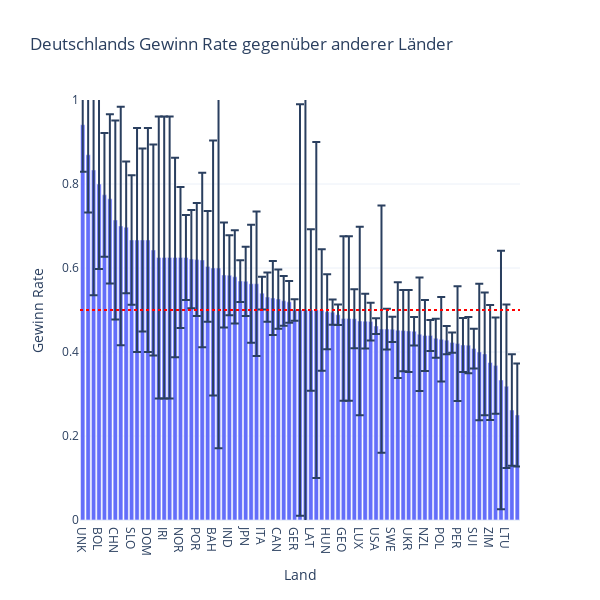

Write notebook code for a chart like this one.
### Code cell
# Germanys win rate against other countries
germanys_wins = win_counts.loc[win_counts["winner_ioc"] == "GER"].sort_values(by="win_rate", ascending=False)
px.bar(germanys_wins, x="loser_ioc", y="win_rate", title="Deutschlands Gewinn Rate gegenüber anderer Länder",
       height=600, width=600, range_y=[0, 1], labels={
        "loser_ioc": "Land",
        "win_rate": "Gewinn Rate"
    }, error_y="win_rate_ci", template="plotly_white").add_hline(y=0.5, line_dash="dot", line_color="red")

### Figure 1 — Plotly figure (JSON) as saved in the notebook; plotly's stock layout.template omitted (floating-point values rounded to 4 significant figures)
{"data": [{"alignmentgroup": "True", "error_y": {"array": [0.1119, 0.1376, 0.2982, 0.2024, 0.1472, 0.2016, 0.2366, 0.284, 0.1568, 0.154, 0.2667, 0.2178, 0.2667, 0.251, 0.3355, 0.3355, 0.3355, 0.2372, 0.1677, 0.1012, 0.117, 0.1345, 0.2077, 0.1317, 0.3036, 0.4294, 0.1247, 0.09524, 0.111, 0.04993, 0.08234, 0.1403, 0.1719, 0.03876, 0.05877, 0.08822, 0.07063, 0.05915, 0.04978, 0.02588, 0.49, 0.693, 0.1922, 0.4001, 0.1445, 0.08909, 0.02989, 0.02452, 0.1958, 0.1958, 0.0703, 0.2245, 0.0651, 0.04504, 0.01874, 0.2943, 0.04838, 0.0302, 0.1142, 0.09657, 0.09751, 0.03384, 0.135, 0.08467, 0.03679, 0.04645, 0.1006, 0.03354, 0.02394, 0.1368, 0.06399, 0.06683, 0.04735, 0.1623, 0.1461, 0.137, 0.1146, 0.308, 0.1946, 0.133, 0.1225]}, "hovertemplate": "Land=%{x}<br>Gewinn Rate=%{y}<extra></extra>", "legendgroup": "", "marker": {"color": "#636efa", "pattern": {"shape": ""}}, "name": "", "offsetgroup": "", "orientation": "v", "showlegend": false, "textposition": "auto", "x": ["UNK", "VEN", "ALG", "BOL", "TPE", "PHI", "CHN", "MDA", "THA", "SLO", "CRC", "TUN", "DOM", "MON", "EST", "IRI", "NGR", "ARM", "NOR", "DEN", "MEX", "POR", "YUG", "BLR", "BAH", "KEN", "KAZ", "IND", "COL", "RSA", "JPN", "KOR", "EGY", "ITA", "BEL", "ISR", "CAN", "BRA", "AUT", "GER", "TCH", "SEN", "LAT", "URS", "GRE", "HUN", "AUS", "FRA", "GEO", "BIH", "SVK", "LUX", "ROU", "NED", "USA", "TUR", "GBR", "SWE", "ECU", "FIN", "UKR", "CZE", "URU", "NZL", "RUS", "CRO", "POL", "ARG", "ESP", "PER", "SRB", "CHI", "SUI", "BUL", "PAR", "ZIM", "MAR", "PAK", "LTU", "UZB", "CYP"], "xaxis": "x", "y": [0.9412, 0.8696, 0.8333, 0.8, 0.7742, 0.7647, 0.7143, 0.7, 0.697, 0.6667, 0.6667, 0.6667, 0.6667, 0.6429, 0.625, 0.625, 0.625, 0.625, 0.625, 0.625, 0.6212, 0.62, 0.619, 0.6038, 0.6, 0.6, 0.5833, 0.5825, 0.5789, 0.5688, 0.5683, 0.5625, 0.5625, 0.5402, 0.5307, 0.5285, 0.526, 0.5219, 0.5194, 0.5, 0.5, 0.5, 0.5, 0.5, 0.5, 0.4959, 0.4949, 0.4887, 0.48, 0.48, 0.4794, 0.4737, 0.4735, 0.4725, 0.4618, 0.4545, 0.4545, 0.454, 0.4521, 0.451, 0.45, 0.4494, 0.4423, 0.4394, 0.4392, 0.4325, 0.4301, 0.4282, 0.4224, 0.42, 0.4167, 0.4163, 0.4082, 0.4, 0.3953, 0.375, 0.3676, 0.3333, 0.3182, 0.2619, 0.25], "yaxis": "y", "type": "bar"}], "layout": {"xaxis": {"anchor": "y", "domain": [0.0, 1.0], "title": {"text": "Land"}}, "yaxis": {"anchor": "x", "domain": [0.0, 1.0], "title": {"text": "Gewinn Rate"}, "range": [0, 1]}, "legend": {"tracegroupgap": 0}, "title": {"text": "Deutschlands Gewinn Rate gegenüber anderer Länder"}, "barmode": "relative", "height": 600, "width": 600, "shapes": [{"line": {"color": "red", "dash": "dot"}, "type": "line", "x0": 0, "x1": 1, "xref": "x domain", "y0": 0.5, "y1": 0.5, "yref": "y"}]}}
